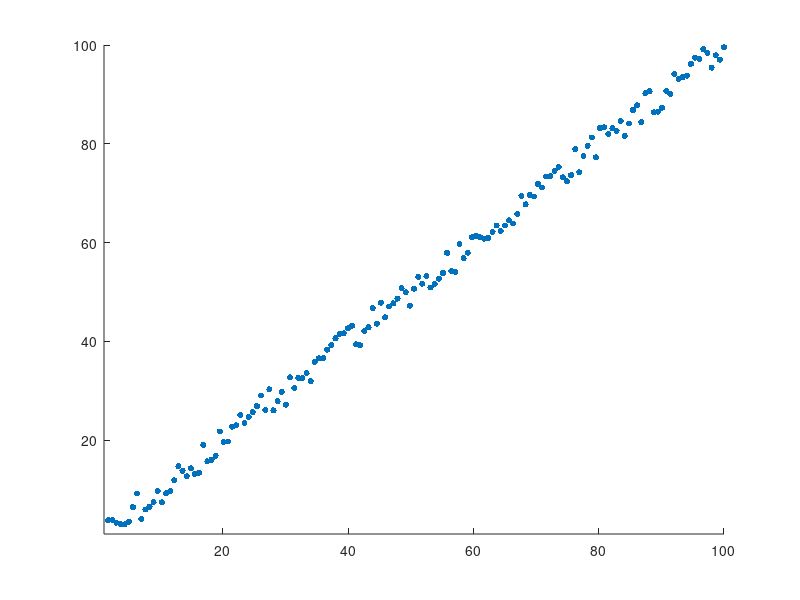

This figure's MATLAB source: (Note: this script raises an error after producing the figure.)
%%% Code for generating schematic plots
xmax = 300;
cmax = xmax/2;
buffer = 0;
cog1 = buffer:(cmax-buffer/2);
cog2 = (cmax+buffer/2):(xmax-buffer);
%% Inseparable
yval1 = 80;
noiselevel = 3;
mot1 = linspace(1,100,length(cog1));
temp = linspace((-1*noiselevel),noiselevel,length(mot1));
noise = randsample(temp,length(mot1));
motnoise1 = mot1+noise;

axlim = [1 100];

figure()
scatter(mot1,motnoise1,20,'black','filled'); 
xlim(axlim)
ylim(axlim)
ax = gca;
ax.TickDir = 'out';
xlabel('Cognitive latent variable')
ylabel('Motor latent variable')
title('Inseparable')
%% Separable and independent
temp = linspace(50,250,length(mot1));
mot1 = randsample(temp,length(mot1));

mot2 = randsample(temp,length(mot2));

figure()
scatter(cog1,mot1,20,'black','filled'); hold on;
scatter(cog2,mot2,20,'black','filled')
xlim(axlim)
ylim(axlim)
ax = gca;
ax.TickDir = 'out';
xlabel('Cognitive latent variable')
ylabel('Motor latent variable')
title('Separable and independent')
%%
clearvars -except xmax cmax buffer cog1 cog2 axlim
%% Separable but dependent
yval1 = 80;
dependlevel = 0.6;
dependmots = floor(dependlevel*(length(cog1)));
randmots = length(cog1)-dependmots;
noiselevel = 9;

emb1 = yval1*ones(1,dependmots);
temp = linspace((-1*noiselevel),noiselevel, length(emb1));
dep = randsample(temp,dependmots);
dep1 = emb1+dep;
emb1 = yval1*ones(1,randmots);
temp = linspace(-80,175,length(emb1));
noise = randsample(temp,randmots);
noise1 = emb1+noise;
mot1 = [dep1, noise1]; mot1 = randsample(mot1,length(mot1));

yval2 = 220;
emb2 = yval2*ones(1,dependmots);
temp = linspace((-1*noiselevel),noiselevel,length(emb2));
dep = randsample(temp,dependmots);
dep2 = emb2+dep;
emb2 = yval1*ones(1,randmots);
temp = linspace(-80,175,length(emb2));
noise = randsample(temp,randmots);
noise2 = emb2+noise;
mot2 = [dep2, noise2]; mot2 = randsample(mot2,length(mot2));


axlim = [45 255];

figure()
scatter(cog1,mot1,20,'black','filled'); hold on;
scatter(cog2,mot2,20,'black','filled')
xlim(axlim)
ylim(axlim)
ax = gca;
ax.TickDir = 'out';
xlabel('Cognitive latent variable')
ylabel('Motor latent variable')
title('Separable but dependent')